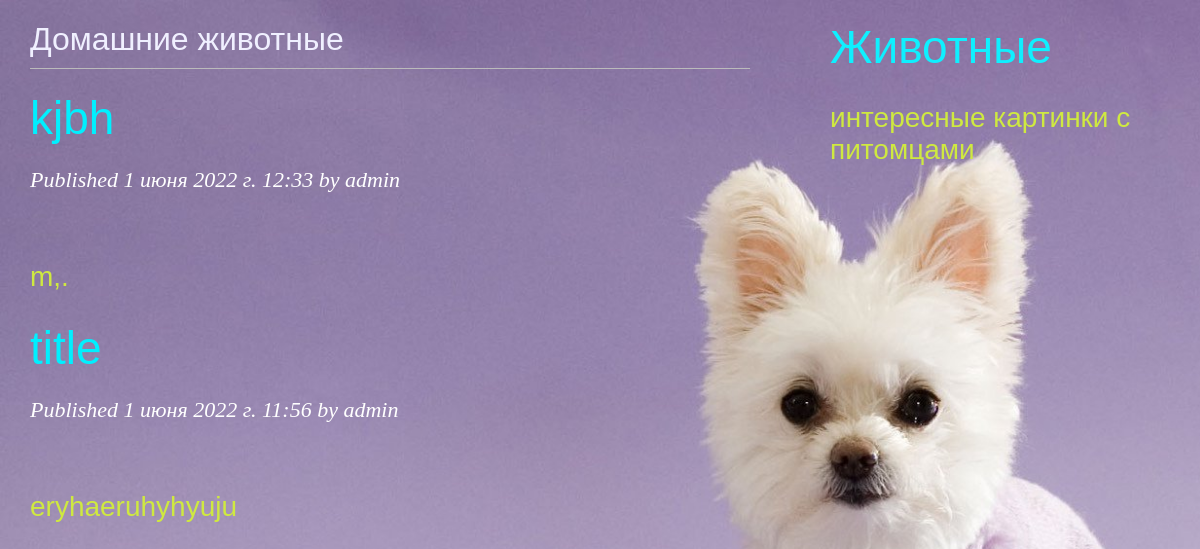
The page /blog/ on the database as committed earlier.
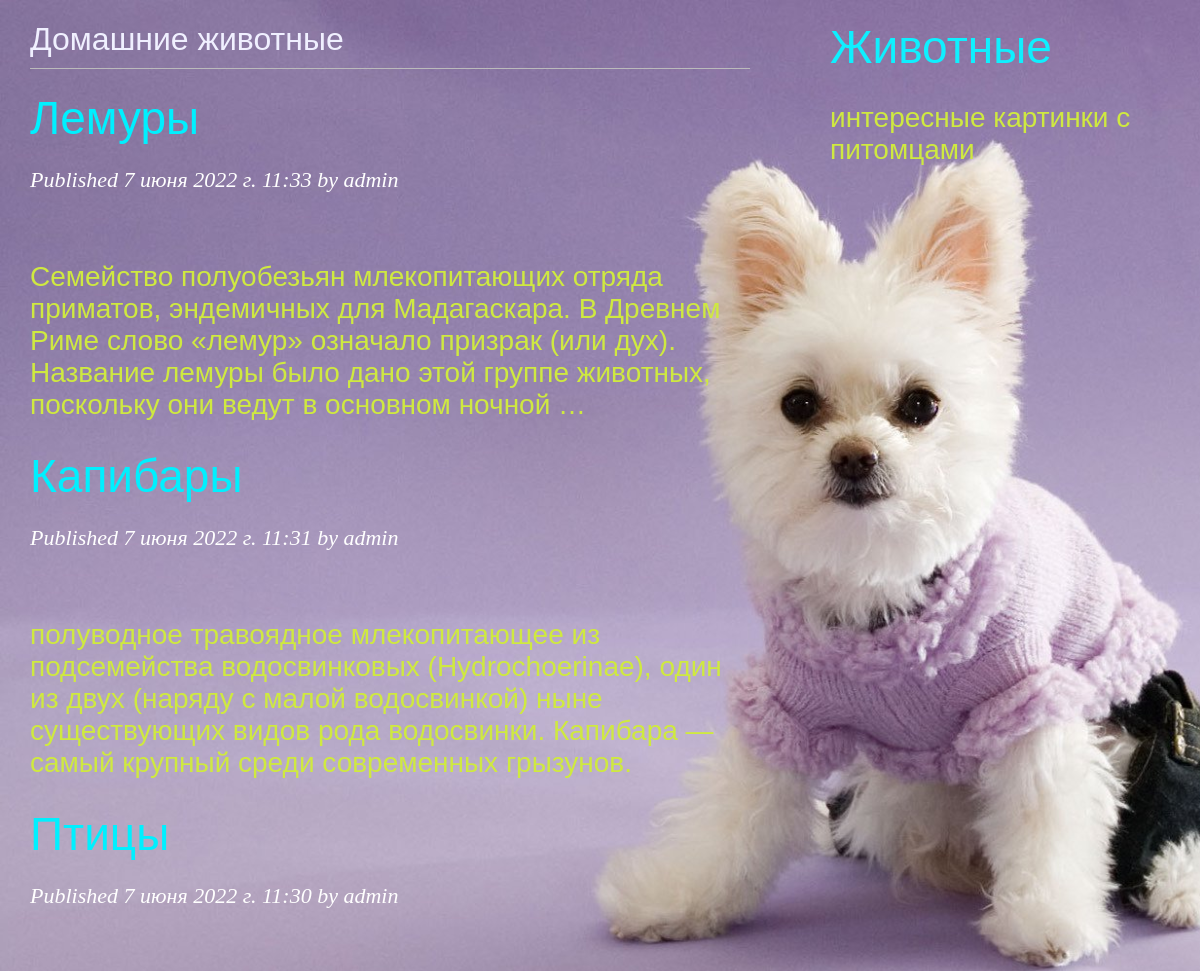
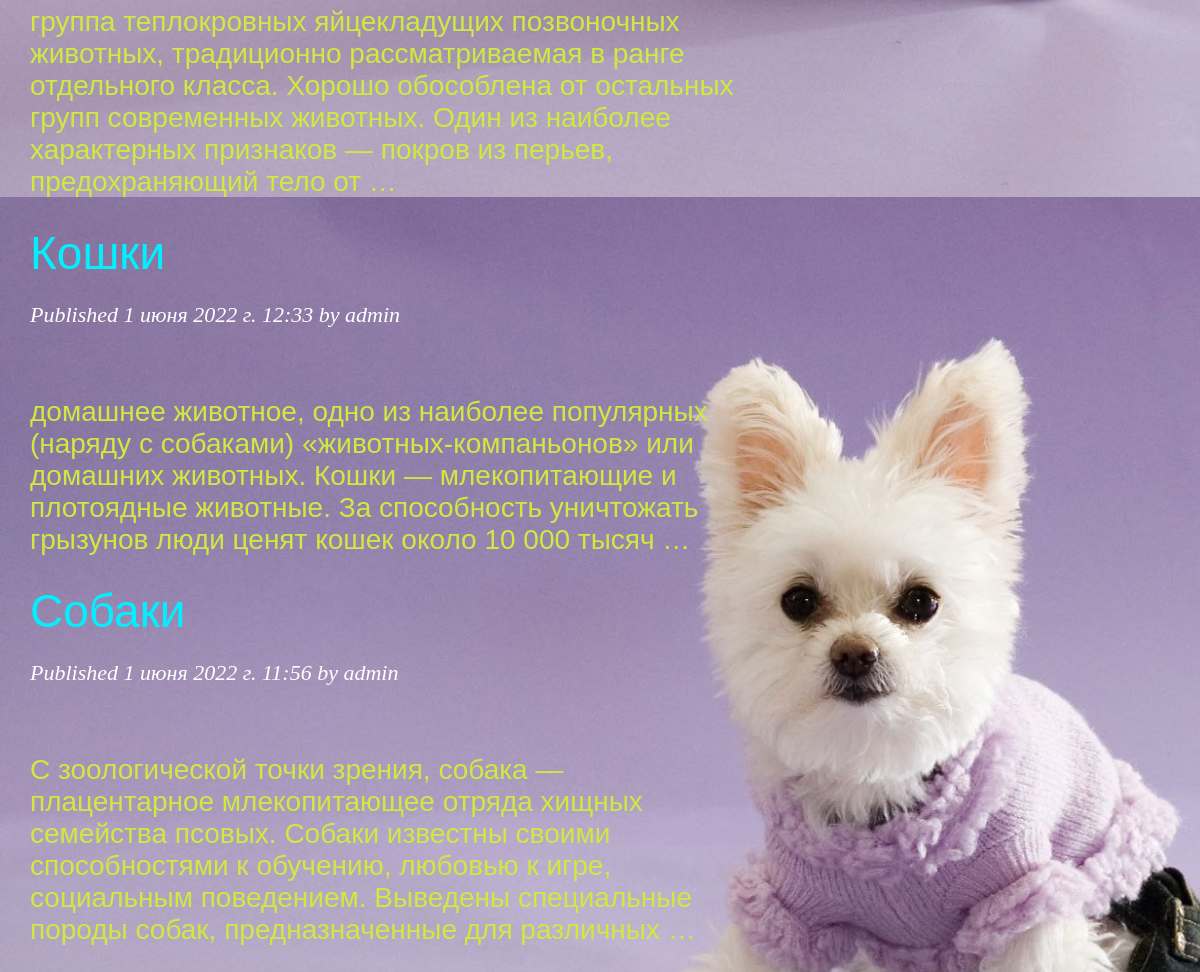
The same page on the database as committed later (2 pictures, top to bottom).
### blog/models.py (models this page shows, shortened)
class Post(models.Model):
    class Status(models.TextChoices):
        DRAFT = 'DF', 'Draft'
        PUBLISHED = 'PB', 'Published'
    title = models.CharField(max_length=250)
    slug = models.SlugField(max_length=250)
    author = models.ForeignKey(User,
    on_delete=models.CASCADE,
    related_name='blog_posts')
    body = models.TextField()
    publish = models.DateTimeField(default=timezone.now)
    created = models.DateTimeField(auto_now_add=True)
    updated = models.DateTimeField(auto_now=True)
    status = models.CharField(max_length=2,
    choices=Status.choices,
    default=Status.DRAFT)
    objects = models.Manager() # The default manager.
    published = PublishedManager() # Our custom manager.
    class Meta:
        ordering = ['-publish']
        indexes = [
        models.Index(fields=['-publish']),
        ]

### blog/views.py (the view)
# urls.py: path('', views.post_list, name='post_list'),
def post_list(request):
    posts = Post.published.all()
    return render(request,
    'blog/post/list.html',
    {'posts': posts})

### blog/models.py (called while the page is built)
    def get_queryset(self):
        return super().get_queryset().filter(status=Post.Status.PUBLISHED)

### blog/templates/blog/post/list.html (shortened to what this page needs)
{% extends "blog/base.html" %}
{% block content %}
  <h1>Домашние животные</h1>
  {% for post in posts %}
    <h2>
      <a href="{% url 'blog:post_detail' post.id %}">
        {{ post.title }}
      </a>
    </h2>
    <p class="date">
      Published {{ post.publish }} by {{ post.author }}
    </p>
    {{ post.body|truncatewords:30|linebreaks }}
  {% endfor %}
{% endblock %}

### blog/templates/blog/base.html (shortened to what this page needs)
{% load static %}
<!DOCTYPE html>
<html>
<head>
  <link href="{% static "css/blog.css" %}" rel="stylesheet">
</head>
<body style="background-image: url('{% static "img/my-image.jpg" %}');">
  <div id="content">
    {% block content %}
    {% endblock %}
  </div>
  <div id="sidebar">
    <h2>Животные</h2>
    <p>интересные картинки с питомцами</p>
  </div>
</body>
</html>

### blog/static/css/blog.css (style rules this page uses)
body { color:#00F0ff; margin:0; padding:0; font-family:helvetica, sans-serif; background-size: 146% auto; }
a { color:#00F0ff; text-decoration:none; }
h1 { font-weight:normal; color:#F0F0ff; border-bottom:1px solid #bbb; padding:0 0 10px 0; }
p { font-size: 28px; color:#cfe940 ; font-style:Montserrat; }
h2 { color:#0FF0fF; font-weight:normal; margin:10px 0 0; font-size:46px; }
#content { color:#FFFf; float:left; width:60%; padding:0 0 0 30px; }
#sidebar { float:right; width:30%; padding:10px; height:100%; }
p.date { color:#fff; font-family: georgia, serif; font-size: 22px; font-style: italic; }

Rows that differ between the two databases and show on the page:
added Post: title "Лемуры", publish "7 июня 2022 г. 11:33", author "admin", body "Семейство полуобезьян млекопитающих отряда приматов, эндемичных для Мадагаскара. В Древнем Риме слово «лемур» означало призрак (или дух). Название лемуры было дано этой группе животных, поскольку они ведут в основном ночной …"
added Post: title "Капибары", publish "7 июня 2022 г. 11:31", author "admin", body "полуводное травоядное млекопитающее из подсемейства водосвинковых (Hydrochoerinae), один из двух (наряду с малой водосвинкой) ныне существующих видов рода водосвинки. Капибара — самый крупный среди современных грызунов."
added Post: publish "7 июня 2022 г. 11:30", author "admin", body "группа теплокровных яйцекладущих позвоночных животных, традиционно рассматриваемая в ранге отдельного класса. Хорошо обособлена от остальных групп современных животных. Один из наиболее характерных признаков — покров из перьев, предохраняющий тело от …"
changed Post: title "kjbh" → "Кошки"; body "m,." → "домашнее животное, одно из наиболее популярных (наряду с собаками) «животных-компаньонов» или домашних животных. Кошки — млекопитающие и плотоядные животные. За способность уничтожать грызунов люди ценят кошек около 10 000 тысяч …"
changed Post: title "title" → "Собаки"; body "eryhaeruhyhyuju" → "С зоологической точки зрения, собака — плацентарное млекопитающее отряда хищных семейства псовых. Собаки известны своими способностями к обучению, любовью к игре, социальным поведением. Выведены специальные породы собак, предназначенные для различных …"
